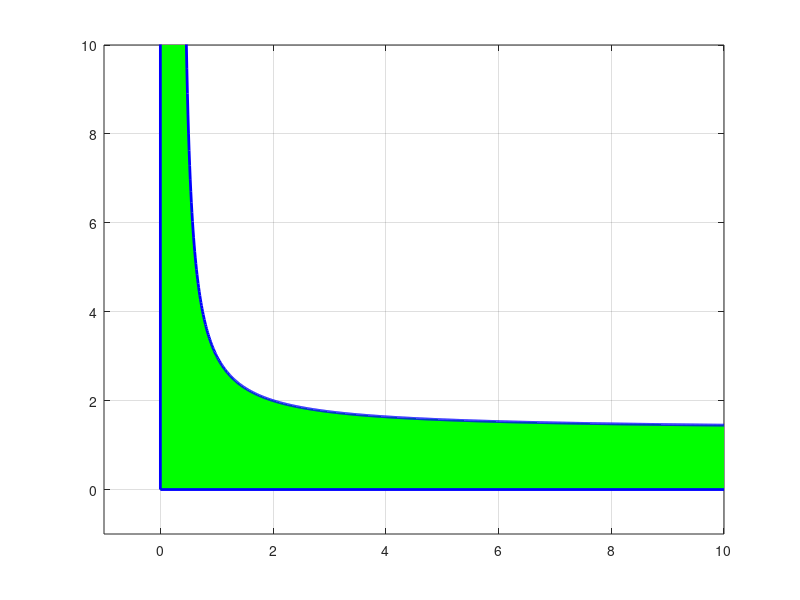

This chart was generated by the following MATLAB code: (Note: this script raises an error after producing the figure.)
% Probelem 2-39

clc,clear,close all

T = 0:0.01:10;

for t = 1:length(T)

    K_bound(t) = (4*T(t)+2)/(3*T(t)-1);

end

posIdx = (K_bound>0);

K_bound(~posIdx) = [];
T(~posIdx) = [];

area(T(K_bound>1),K_bound(K_bound>1),0,'EdgeColor','none','FaceColor','g')


grid on
xlim([-1,10])
ylim([-1,10])

hold on
area([0 T(1)],[500 500],0,'EdgeColor','none','FaceColor','g')
plot(T,K_bound,'b','LineWidth',2)
plot([0,T(end)],[0,0],'b','LineWidth',2)
plot([0,0],[0,K_bound(1)],'b','LineWidth',2)

xlim([-1,10])
ylim([-1,10])

yline(1,'-','Limit')
xline(T(1),'-','Limit')

xlabel('T')
ylabel('K')


